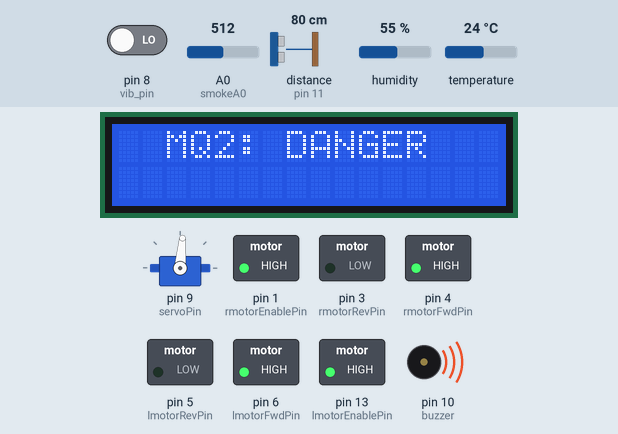
Simulated run of this sketch. Board: Arduino Uno, built with avr-gcc and run on an emulated ATmega328P. On the bench: servo, 16×2 character LCD, switched loads named in the sketch (green lamp = pin HIGH), buzzer (waves = sounding). Wiring (inferred from the names in the program): ultrasonic range finder: trigger pin 12; echo pin 11. The inputs (shaded band) are chosen by the test bench; at power-on: A0 (smokeA0) = 512, humidity 55 %, distance to the obstacle (sensor on pin 11) 80 cm, pin 8 (vib_pin) LOW, temperature 24 °C. The echo pulse lasts 58.3 µs per cm; pins used as bus, display or sensor lines are not drawn.

Above: at 2.2 s.
2.3 s: A0 (smokeA0) set to 410
3.8 s: A0 (smokeA0) set to 400
At 4.6 s:
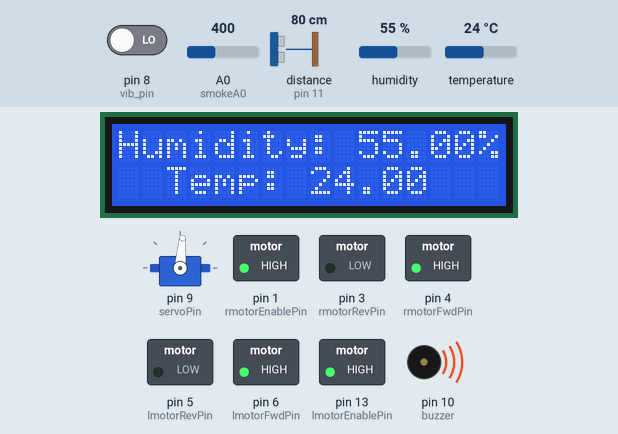
9.2 s: humidity set to 89 %
At 10.4 s:
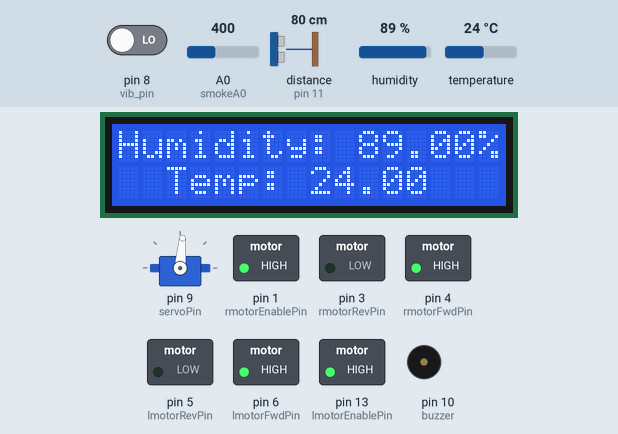
11.2 s: humidity set to 92 %
At 12.08 s:
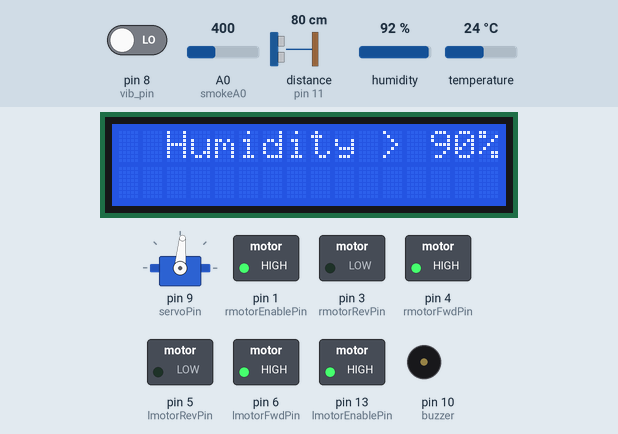
13.7 s: distance to the obstacle (sensor on pin 11) set to 250 cm
20.0 s: distance to the obstacle (sensor on pin 11) set to 2 cm
At 21.4 s:
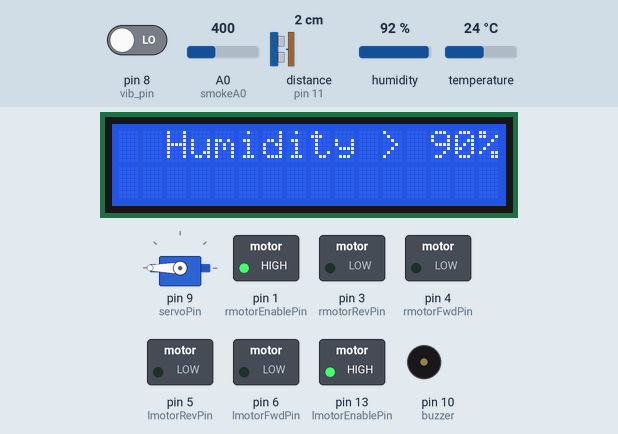
Timing chart, 0 to 25.1 s (numbered marks = the images above; inputs shaded):
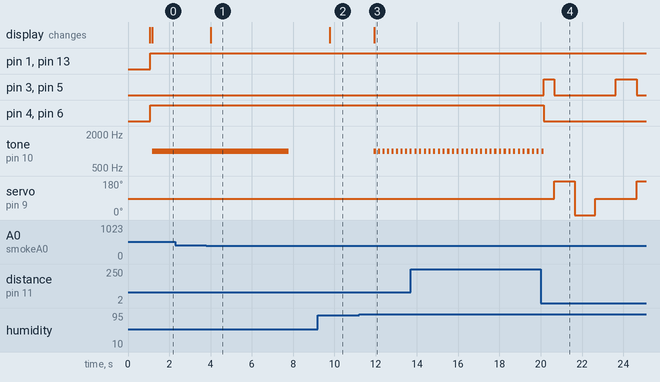

Measured:
- the behaviour switches between 401 and 400 on A0 (smokeA0) (found by bisection; images 0 and 1)
- the behaviour switches between 90 and 91 % on humidity (found by bisection; images 2 and 3)
- after the input at 2.3 s, every drawn part: stays the same
- after the input at 3.8 s, tone on pin 10 (buzzer): 1000 Hz → silent after 4.0 s; the display: changes after 0.21 s (image 1)
- after the input at 9.2 s, the display: changes after 0.58 s (image 2)
- after the input at 11.2 s, tone on pin 10 (buzzer): alternates 1000 Hz for 0.10 s and silent for 0.12 s, starting after 0.72 s; the display: changes after 0.72 s (image 3)
- after the input at 20.0 s, pin 3 (rmotorRevPin): LOW → HIGH after 0.14 s, → LOW 0.50 s later, → HIGH 3.0 s later, → LOW 1.0 s later; pin 4 (rmotorFwdPin): HIGH → LOW after 0.14 s

The sketch:

all_new_code_in.ino
```cpp
#include <Servo.h>
#include <LiquidCrystal.h>
#include <DHT.h>

#define DHTPIN 7
#define DHTTYPE DHT22   // DHT 22 (AM2302)

Servo s;
DHT dht(DHTPIN, DHTTYPE); // Initializam senzorul DHT cu valoarea normala 16mhz Arduino
LiquidCrystal lcd(2, A1, A2, A3, A4, A5);

//"Home" sensors pins and values
int vib_pin=8;
int chk;
float hum;  // valoarea umiditatii
float temp; // valoarea temperaturii
int smokeA0 = A0;
int buzzer = 10;

int sensorThres = 400;

//Servo motor turn values
int servoStraight = 85;
int servoRight = 0;
int servoLeft = 180;
//Servo motor data pin
int servoPin = 9;

//Motor data pins
int lmotorFwdPin = 6;
int lmotorRevPin = 5;
int rmotorFwdPin = 4;
int rmotorRevPin = 3;

//Motor enable pins for the motor driver
int lmotorEnablePin = 13;
int rmotorEnablePin = 1;

//Motor speed - PWM values that drive both motors
int lmotorFwdSpeed = 255;
int rmotorFwdSpeed = 205;
int lmotorRevSpeed = 255;
int rmotorRevSpeed = 205;

//Ultrasound sensor pins
const int trigPin = 12;
const int echoPin = 11;
//Ultrasound sensor - variables
long duration;
float distance;

float ldist;
float rdist;

void setup() {
  s.attach(servoPin);
  servo(servoStraight);
  Serial.end();
  //Serial.begin(9600);
  //Serial.println("Obstacle avoider robot by NotesPoint");
  pinMode(lmotorFwdPin, OUTPUT);
  pinMode(lmotorRevPin, OUTPUT);
  pinMode(rmotorFwdPin, OUTPUT);
  pinMode(rmotorRevPin, OUTPUT);
  pinMode(lmotorEnablePin, OUTPUT);
  pinMode(rmotorEnablePin, OUTPUT);

  pinMode(trigPin, OUTPUT); // Sets the trigPin as an Output
  pinMode(echoPin, INPUT); // Sets the echoPin as an Input

  pinMode(buzzer, OUTPUT);
  pinMode(smokeA0, INPUT);
  pinMode(vib_pin,INPUT);

  dht.begin();
  lcd.begin(16,2);
}

void servo(int pos)
{
  s.write(pos);
  delay(1000);
}

void motor(int rmotorFwd, int rmotorRev, int lmotorFwd, int lmotorRev)
{
  if (lmotorFwd == 1)
  {
    digitalWrite(lmotorFwdPin, HIGH);
    analogWrite(lmotorEnablePin, lmotorFwdSpeed);
  }
  else
  {
    digitalWrite(lmotorFwdPin, LOW);
  }

  if (lmotorRev == 1)
  {
    digitalWrite(lmotorRevPin, HIGH);
    analogWrite(lmotorEnablePin, lmotorRevSpeed);
  }
  else
  {
    digitalWrite(lmotorRevPin, LOW);
  }

  if (rmotorFwd == 1)
  {
    digitalWrite(rmotorFwdPin, HIGH);
    analogWrite(rmotorEnablePin, rmotorFwdSpeed);
  }
  else
  {
    digitalWrite(rmotorFwdPin, LOW);
  }

  if (rmotorRev == 1)
  {
    digitalWrite(rmotorRevPin, HIGH);
    analogWrite(rmotorEnablePin, rmotorRevSpeed);
  }
  else
  {
    digitalWrite(rmotorRevPin, LOW);
  }
}
//
//Stop all motors
//
void still()
{
  motor(0, 0, 0, 0);
}

//
//Calculates current distance from the obstacle
//
int calcDistance()
{
  digitalWrite(trigPin, LOW);
  delayMicroseconds(2);
  // Sets the trigPin on HIGH state for 10 micro seconds
  digitalWrite(trigPin, HIGH);
  delayMicroseconds(10);
  digitalWrite(trigPin, LOW);
  // Reads the echoPin, returns the sound wave travel time in microseconds
  duration = pulseIn(echoPin, HIGH);
  // Calculating the distance
  distance = duration * 0.0343 / 2;
  // Prints the distance on the Serial Monitor
  //Serial.print("Distance: ");
  //Serial.println(distance);

  return distance;
}

void loop() {
  if (calcDistance() > 15.0)
  {
    motor(1, 0, 1, 0); // Both Motors Forward
  }
  else //if (calcDistance() <= 15.0)
  {
    still(); // Stop both motors
    motor(0, 1, 0, 1); // Now Reverse both motors for 500ms
    delay(500);
    still(); // Stop again, after reversing
    servo(servoLeft); // Turn Ultrasonic sensor Left
    ldist = calcDistance(); // Calculate obstacle distance to the left
    servo(servoRight);      // Turn Ultrasonic sensor right
    rdist = calcDistance(); // Calculate obstackle distance to the right
    servo(servoStraight);   // Turn Ultrasonic sensor straight
    //
    // Handle "in a pocket" condition
    //
    while (ldist < 15.0 && rdist < 15.0) // While the obstackle distances to the right and left are lesser than 15(In a pocket), go back a bit and check again
    {
      motor(0, 1, 0, 1);                 // Move back for 1000ms(1 second)
      delay(1000);
      still();                           // Stop both motors
      servo(servoLeft);                  // Turn Ultrasonic sensor left
      ldist = calcDistance();            // Calculate obstacle distance to the left
      servo(servoRight);                 // Turn Ultrasonic sensor right
      rdist = calcDistance();            // Calculate obstacle distance to the right
      servo(servoStraight);              // Turn Ultrasonic sensor straight
    }

    if (rdist > ldist)                   // if the robot can go more to the right,
    {
      //motor(1, 0, 0, 1);                 // Turn right for 500ms
      motor(0, 1, 1, 0);
      delay(500);
    }
    else if (ldist > rdist)              // if the robot can go more to the left,
    {
      //motor(0, 1, 1, 0);                 // Turn left 500ms
      motor(1, 0, 0, 1);
      delay(500);
    }
    else if (ldist == rdist)             // If both sides are same,
    {
      //motor(1, 0, 0, 1);                 // Turn right for 500ms
      motor(0, 1, 1, 0);
      delay(500);
    }
  }

  //"Home" sensors indications
  delay(100);
  int analogSensor = analogRead(smokeA0);
  int val=digitalRead(vib_pin);
  // Citeste datele si le stocam in variabilele hum si temp
  hum = dht.readHumidity();
  temp = dht.readTemperature();
  // Afisare temp si hum in terminalul serial
  Serial.print("Humidity: ");
  Serial.print(hum);
  Serial.print(" %, Temp: ");
  Serial.print(temp);
  Serial.println(" Celsius");
  Serial.print("Gas sensor: ");
  Serial.println(analogSensor);
  lcd.clear();
  lcd.print("Humidity: ");
  lcd.print(hum);
  lcd.print("%");
  lcd.setCursor(2,1);
  lcd.print("Temp: ");
  lcd.print(temp);

  if(temp > 50)
  {
    tone(buzzer, 1000, 4000);
    lcd.clear();
    lcd.setCursor(1,0);
    lcd.print("Temp over 50 C degrees");
  }

  if(hum > 90)
  {
    tone(buzzer, 1000, 100);
    lcd.clear();
    lcd.setCursor(2,0);
    lcd.print("Humidity > 90%");
  }

  // Verificare depasire valoare senzor gaz
  if(analogSensor > sensorThres)
  {
    tone(buzzer, 1000, 4000);
    lcd.clear();
    lcd.setCursor(2,0);
    lcd.print("MQ2: DANGER");
  }
  else if(analogSensor < sensorThres)
  {
    noTone(buzzer);
  }
  if(val==1)
  {
    tone(buzzer, 1000, 3000);
  }
  delay(100);
  }
```
